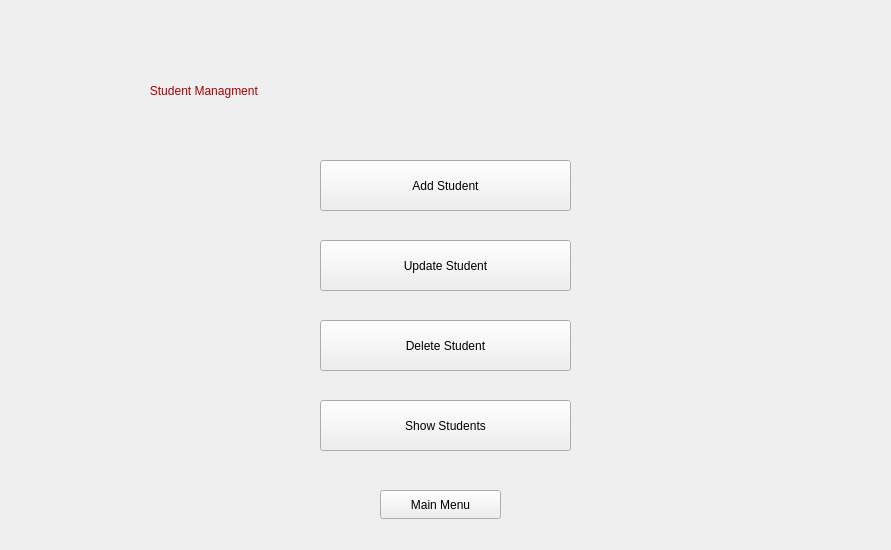
<?xml version="1.0" encoding="UTF-8"?>
<ui version="4.0">
 <class>student_managment</class>
 <widget class="QWidget" name="student_managment">
  <property name="geometry">
   <rect>
    <x>0</x>
    <y>0</y>
    <width>891</width>
    <height>550</height>
   </rect>
  </property>
  <property name="windowTitle">
   <string>Form</string>
  </property>
  <widget class="QStackedWidget" name="stackedWidget">
   <property name="geometry">
    <rect>
     <x>0</x>
     <y>0</y>
     <width>891</width>
     <height>551</height>
    </rect>
   </property>
   <property name="currentIndex">
    <number>0</number>
   </property>
   <widget class="QWidget" name="student_menu">
    <widget class="QPushButton" name="menu">
     <property name="geometry">
      <rect>
       <x>380</x>
       <y>490</y>
       <width>121</width>
       <height>29</height>
      </rect>
     </property>
     <property name="text">
      <string>Main Menu</string>
     </property>
    </widget>
    <widget class="QPushButton" name="update">
     <property name="geometry">
      <rect>
       <x>320</x>
       <y>240</y>
       <width>251</width>
       <height>51</height>
      </rect>
     </property>
     <property name="text">
      <string>Update Student</string>
     </property>
    </widget>
    <widget class="QLabel" name="label_2">
     <property name="geometry">
      <rect>
       <x>90</x>
       <y>40</y>
       <width>671</width>
       <height>101</height>
      </rect>
     </property>
     <property name="styleSheet">
      <string notr="true">font: 700 22pt &quot;Segoe UI&quot;;
color: rgb(170, 0, 0);</string>
     </property>
     <property name="text">
      <string>                  Student Managment </string>
     </property>
    </widget>
    <widget class="QPushButton" name="show">
     <property name="geometry">
      <rect>
       <x>320</x>
       <y>400</y>
       <width>251</width>
       <height>51</height>
      </rect>
     </property>
     <property name="text">
      <string>Show Students</string>
     </property>
    </widget>
    <widget class="QPushButton" name="deleteS">
     <property name="geometry">
      <rect>
       <x>320</x>
       <y>320</y>
       <width>251</width>
       <height>51</height>
      </rect>
     </property>
     <property name="text">
      <string>Delete Student</string>
     </property>
    </widget>
    <widget class="QPushButton" name="Adder">
     <property name="geometry">
      <rect>
       <x>320</x>
       <y>160</y>
       <width>251</width>
       <height>51</height>
      </rect>
     </property>
     <property name="text">
      <string>Add Student</string>
     </property>
    </widget>
   </widget>
   <widget class="QWidget" name="add_student">
    <widget class="QPushButton" name="pushButton">
     <property name="geometry">
      <rect>
       <x>302</x>
       <y>480</y>
       <width>191</width>
       <height>29</height>
      </rect>
     </property>
     <property name="text">
      <string>Add</string>
     </property>
    </widget>
    <widget class="QFrame" name="frame">
     <property name="geometry">
      <rect>
       <x>130</x>
       <y>60</y>
       <width>591</width>
       <height>381</height>
      </rect>
     </property>
     <property name="frameShape">
      <enum>QFrame::StyledPanel</enum>
     </property>
     <property name="frameShadow">
      <enum>QFrame::Raised</enum>
     </property>
     <widget class="QLineEdit" name="num_insc">
      <property name="geometry">
       <rect>
        <x>160</x>
        <y>60</y>
        <width>231</width>
        <height>31</height>
       </rect>
      </property>
     </widget>
     <widget class="QLabel" name="label_numinsc">
      <property name="geometry">
       <rect>
        <x>200</x>
        <y>30</y>
        <width>131</width>
        <height>20</height>
       </rect>
      </property>
      <property name="text">
       <string>     Enter num_insc</string>
      </property>
     </widget>
     <widget class="QLineEdit" name="Name">
      <property name="geometry">
       <rect>
        <x>160</x>
        <y>140</y>
        <width>231</width>
        <height>31</height>
       </rect>
      </property>
     </widget>
     <widget class="QLabel" name="label_2_Name">
      <property name="geometry">
       <rect>
        <x>200</x>
        <y>110</y>
        <width>131</width>
        <height>20</height>
       </rect>
      </property>
      <property name="text">
       <string>      Enter Name</string>
      </property>
     </widget>
     <widget class="QLineEdit" name="LastName">
      <property name="geometry">
       <rect>
        <x>160</x>
        <y>220</y>
        <width>231</width>
        <height>31</height>
       </rect>
      </property>
      <property name="text">
       <string/>
      </property>
     </widget>
     <widget class="QLabel" name="label_3">
      <property name="geometry">
       <rect>
        <x>200</x>
        <y>190</y>
        <width>131</width>
        <height>20</height>
       </rect>
      </property>
      <property name="text">
       <string>   Enter  Last Name</string>
      </property>
     </widget>
     <widget class="QLineEdit" name="Mail">
      <property name="geometry">
       <rect>
        <x>160</x>
        <y>310</y>
        <width>231</width>
        <height>31</height>
       </rect>
      </property>
     </widget>
     <widget class="QLabel" name="label_4_Mail">
      <property name="geometry">
       <rect>
        <x>200</x>
        <y>280</y>
        <width>131</width>
        <height>20</height>
       </rect>
      </property>
      <property name="text">
       <string>         Enter Mail</string>
      </property>
     </widget>
    </widget>
    <widget class="QPushButton" name="button_back">
     <property name="geometry">
      <rect>
       <x>0</x>
       <y>0</y>
       <width>83</width>
       <height>29</height>
      </rect>
     </property>
     <property name="text">
      <string/>
     </property>
    </widget>
   </widget>
   <widget class="QWidget" name="show_student">
    <widget class="QLineEdit" name="searchField">
     <property name="geometry">
      <rect>
       <x>10</x>
       <y>80</y>
       <width>191</width>
       <height>28</height>
      </rect>
     </property>
    </widget>
    <widget class="QLabel" name="label_4">
     <property name="geometry">
      <rect>
       <x>30</x>
       <y>50</y>
       <width>141</width>
       <height>21</height>
      </rect>
     </property>
     <property name="text">
      <string>Search For Student</string>
     </property>
    </widget>
    <widget class="QLabel" name="label">
     <property name="geometry">
      <rect>
       <x>130</x>
       <y>-20</y>
       <width>511</width>
       <height>101</height>
      </rect>
     </property>
     <property name="styleSheet">
      <string notr="true">font: 700 22pt &quot;Segoe UI&quot;;</string>
     </property>
     <property name="text">
      <string>                Liste of Students </string>
     </property>
    </widget>
    <widget class="QTableView" name="liste_table">
     <property name="geometry">
      <rect>
       <x>0</x>
       <y>120</y>
       <width>891</width>
       <height>381</height>
      </rect>
     </property>
     <attribute name="horizontalHeaderVisible">
      <bool>true</bool>
     </attribute>
     <attribute name="verticalHeaderVisible">
      <bool>false</bool>
     </attribute>
    </widget>
    <widget class="QPushButton" name="search">
     <property name="geometry">
      <rect>
       <x>220</x>
       <y>80</y>
       <width>83</width>
       <height>29</height>
      </rect>
     </property>
     <property name="text">
      <string>Search</string>
     </property>
    </widget>
    <widget class="QPushButton" name="Goback">
     <property name="geometry">
      <rect>
       <x>332</x>
       <y>510</y>
       <width>161</width>
       <height>29</height>
      </rect>
     </property>
     <property name="text">
      <string>Go Back</string>
     </property>
    </widget>
   </widget>
   <widget class="QWidget" name="update_student">
    <widget class="QPushButton" name="updateL">
     <property name="geometry">
      <rect>
       <x>790</x>
       <y>310</y>
       <width>83</width>
       <height>29</height>
      </rect>
     </property>
     <property name="text">
      <string>update</string>
     </property>
    </widget>
    <widget class="QLineEdit" name="num_insc_UP">
     <property name="geometry">
      <rect>
       <x>400</x>
       <y>80</y>
       <width>221</width>
       <height>28</height>
      </rect>
     </property>
    </widget>
    <widget class="QLabel" name="NewMail">
     <property name="geometry">
      <rect>
       <x>510</x>
       <y>350</y>
       <width>251</width>
       <height>20</height>
      </rect>
     </property>
     <property name="text">
      <string>Enter new Mail :</string>
     </property>
    </widget>
    <widget class="QPushButton" name="updateN">
     <property name="geometry">
      <rect>
       <x>790</x>
       <y>240</y>
       <width>83</width>
       <height>29</height>
      </rect>
     </property>
     <property name="text">
      <string>update</string>
     </property>
    </widget>
    <widget class="QLabel" name="label_5">
     <property name="geometry">
      <rect>
       <x>400</x>
       <y>50</y>
       <width>231</width>
       <height>20</height>
      </rect>
     </property>
     <property name="text">
      <string>Enter the num_insc of the student </string>
     </property>
    </widget>
    <widget class="QPushButton" name="NameB">
     <property name="geometry">
      <rect>
       <x>270</x>
       <y>240</y>
       <width>161</width>
       <height>29</height>
      </rect>
     </property>
     <property name="text">
      <string>Name</string>
     </property>
    </widget>
    <widget class="QPushButton" name="updateM">
     <property name="geometry">
      <rect>
       <x>790</x>
       <y>380</y>
       <width>83</width>
       <height>29</height>
      </rect>
     </property>
     <property name="text">
      <string>update</string>
     </property>
    </widget>
    <widget class="QPushButton" name="search_U">
     <property name="geometry">
      <rect>
       <x>460</x>
       <y>120</y>
       <width>101</width>
       <height>31</height>
      </rect>
     </property>
     <property name="text">
      <string>search</string>
     </property>
    </widget>
    <widget class="QLineEdit" name="LName_B_field">
     <property name="geometry">
      <rect>
       <x>510</x>
       <y>310</y>
       <width>221</width>
       <height>28</height>
      </rect>
     </property>
    </widget>
    <widget class="QPushButton" name="LName_B">
     <property name="geometry">
      <rect>
       <x>270</x>
       <y>310</y>
       <width>161</width>
       <height>29</height>
      </rect>
     </property>
     <property name="text">
      <string>Last Name</string>
     </property>
    </widget>
    <widget class="QLabel" name="newLName">
     <property name="geometry">
      <rect>
       <x>510</x>
       <y>280</y>
       <width>251</width>
       <height>20</height>
      </rect>
     </property>
     <property name="text">
      <string>Enter new Last Name :</string>
     </property>
    </widget>
    <widget class="QLabel" name="newName">
     <property name="geometry">
      <rect>
       <x>520</x>
       <y>210</y>
       <width>251</width>
       <height>20</height>
      </rect>
     </property>
     <property name="text">
      <string>enter new Name:</string>
     </property>
    </widget>
    <widget class="QLineEdit" name="Name_B_field">
     <property name="geometry">
      <rect>
       <x>510</x>
       <y>240</y>
       <width>221</width>
       <height>28</height>
      </rect>
     </property>
    </widget>
    <widget class="QPushButton" name="Mail_B">
     <property name="geometry">
      <rect>
       <x>270</x>
       <y>380</y>
       <width>161</width>
       <height>29</height>
      </rect>
     </property>
     <property name="text">
      <string>Mail</string>
     </property>
    </widget>
    <widget class="QLineEdit" name="Mail_B_field">
     <property name="geometry">
      <rect>
       <x>510</x>
       <y>380</y>
       <width>221</width>
       <height>28</height>
      </rect>
     </property>
    </widget>
    <widget class="QTableView" name="table_update">
     <property name="geometry">
      <rect>
       <x>0</x>
       <y>0</y>
       <width>251</width>
       <height>551</height>
      </rect>
     </property>
    </widget>
    <widget class="QLabel" name="notificationLabel">
     <property name="geometry">
      <rect>
       <x>380</x>
       <y>170</y>
       <width>261</width>
       <height>20</height>
      </rect>
     </property>
     <property name="text">
      <string/>
     </property>
    </widget>
    <widget class="QPushButton" name="GoB">
     <property name="geometry">
      <rect>
       <x>470</x>
       <y>430</y>
       <width>101</width>
       <height>31</height>
      </rect>
     </property>
     <property name="text">
      <string>Go back</string>
     </property>
    </widget>
   </widget>
   <widget class="QWidget" name="delete_student">
    <widget class="QLineEdit" name="prenom">
     <property name="geometry">
      <rect>
       <x>590</x>
       <y>280</y>
       <width>181</width>
       <height>28</height>
      </rect>
     </property>
    </widget>
    <widget class="QLineEdit" name="nom">
     <property name="geometry">
      <rect>
       <x>590</x>
       <y>220</y>
       <width>181</width>
       <height>28</height>
      </rect>
     </property>
    </widget>
    <widget class="QPushButton" name="pushButton_2">
     <property name="geometry">
      <rect>
       <x>600</x>
       <y>400</y>
       <width>151</width>
       <height>31</height>
      </rect>
     </property>
     <property name="styleSheet">
      <string notr="true">QPushbotton{ }
background-color: qlineargradient(spread:pad, x1:0, y1:0, x2:1, y2:1, stop:0 rgba(170, 0, 0, 255), stop:1 rgba(255, 255, 255, 255));</string>
     </property>
     <property name="text">
      <string>DELETE</string>
     </property>
    </widget>
    <widget class="QLineEdit" name="mail">
     <property name="geometry">
      <rect>
       <x>590</x>
       <y>340</y>
       <width>181</width>
       <height>28</height>
      </rect>
     </property>
    </widget>
    <widget class="QTableView" name="table_del">
     <property name="geometry">
      <rect>
       <x>0</x>
       <y>0</y>
       <width>471</width>
       <height>551</height>
      </rect>
     </property>
     <attribute name="verticalHeaderVisible">
      <bool>false</bool>
     </attribute>
    </widget>
    <widget class="QLineEdit" name="numinsc">
     <property name="geometry">
      <rect>
       <x>590</x>
       <y>160</y>
       <width>181</width>
       <height>28</height>
      </rect>
     </property>
    </widget>
    <widget class="QPushButton" name="go_b_del">
     <property name="geometry">
      <rect>
       <x>470</x>
       <y>0</y>
       <width>83</width>
       <height>29</height>
      </rect>
     </property>
     <property name="text">
      <string>Go back</string>
     </property>
    </widget>
   </widget>
  </widget>
 </widget>
 <resources/>
 <connections/>
</ui>
